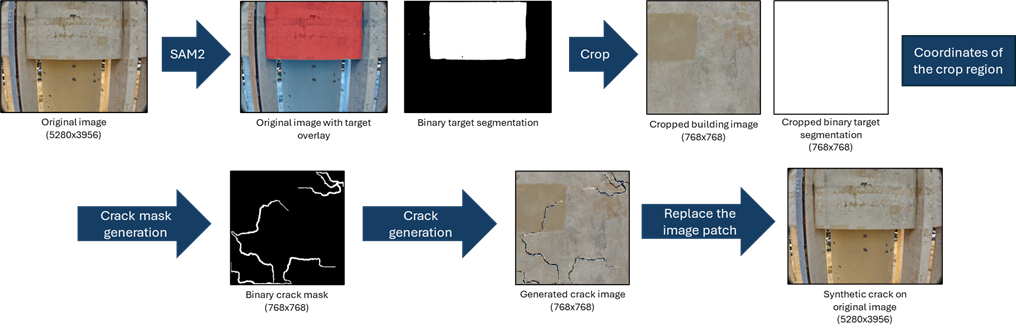
#> input picture Pipeline.png, 1016 x 332 px
$ python crop.py Pipeline.png Pipeline.png
#> lines starting #> are read from the running program, lines starting #| are printed output that depends on the picture
import numpy as np
from PIL import Image
import argparse
import os
import json

def random_crop_from_mask(image: Image.Image, mask: Image.Image, crop_size=768):
    """
    Randomly crop a patch from the target region defined by the mask.
    If target region smaller than crop_size, crop the region itself.

    Returns:
        cropped_image, cropped_mask, crop_coords (x_start, y_start, x_end, y_end)
    """
    mask_np = np.array(mask)

    # Find coordinates of the target region
    ys, xs = np.where(mask_np > 0)
    if len(xs) == 0 or len(ys) == 0:
        raise ValueError("No target region found in mask.")

    # Bounding box of target region
    x_min, x_max = xs.min(), xs.max()
    y_min, y_max = ys.min(), ys.max()

    region_width = x_max - x_min + 1
    region_height = y_max - y_min + 1

    # Determine crop coordinates
    if region_width > crop_size and region_height > crop_size:
        x_start = np.random.randint(x_min, x_max - crop_size + 1)
        y_start = np.random.randint(y_min, y_max - crop_size + 1)
        x_end = x_start + crop_size
        y_end = y_start + crop_size
    else:
        x_start, x_end = x_min, x_max + 1
        y_start, y_end = y_min, y_max + 1

    cropped_image = image.crop((x_start, y_start, x_end, y_end))
    cropped_mask = mask.crop((x_start, y_start, x_end, y_end))

    crop_coords = (x_start, y_start, x_end, y_end)
    return cropped_image, cropped_mask, crop_coords

def main():
    parser = argparse.ArgumentParser(description="Random crop a patch from segmented region.")
    parser.add_argument("image", type=str, help="Path to input image")
    parser.add_argument("mask", type=str, help="Path to binary mask")
    parser.add_argument("--out_dir", type=str, default=".", help="Output directory (default: current directory)")
    parser.add_argument("--crop_size", type=int, default=768, help="Size of the crop patch (default: 768)")

    args = parser.parse_args()

    os.makedirs(args.out_dir, exist_ok=True)

    image = Image.open(args.image)
#> image is the input picture: PIL image 1016x332 RGBA; mean R, G, B, A 50, 50, 50.4, 111.8
    mask = Image.open(args.mask).convert("L")
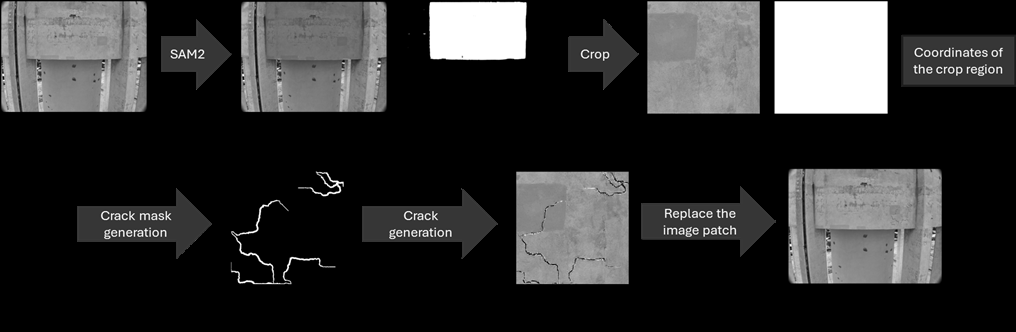
#> mask: PIL image 1016x332 L; min 0, max 255, mean 50

    cropped_img, cropped_mask, crop_coords = random_crop_from_mask(image, mask, args.crop_size)
#> in random_crop_from_mask, `x_min, x_max = xs.min(), xs.max()`: x_min = 1; x_max = 1015
#> in random_crop_from_mask, `y_min, y_max = ys.min(), ys.max()`: y_min = 1; y_max = 284
#> in random_crop_from_mask, `region_width = x_max - x_min + 1`: region_width = 1015
#> in random_crop_from_mask, `region_height = y_max - y_min + 1`: region_height = 284
#> in random_crop_from_mask, `x_start, x_end = x_min, x_max + 1`: x_start = 1; x_end = 1016
#> in random_crop_from_mask, `y_start, y_end = y_min, y_max + 1`: y_start = 1; y_end = 285
#> in random_crop_from_mask, `cropped_image = image.crop((x_start, y_start, x_end, y_end))`:
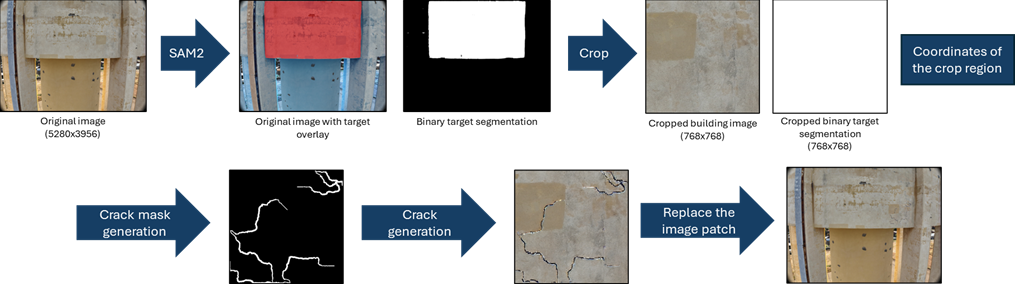
#> cropped_image: PIL image 1015x284 RGBA; mean R, G, B, A 58.5, 58.5, 58.9, 129.5; transparent parts drawn white
#> in random_crop_from_mask, `cropped_mask = mask.crop((x_start, y_start, x_end, y_end))`:
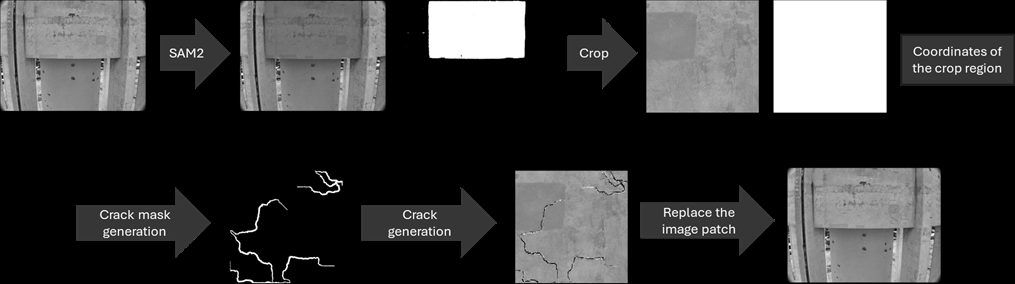
#> cropped_mask: PIL image 1015x284 L; min 0, max 255, mean 58.5
#> in random_crop_from_mask, `crop_coords = (x_start, y_start, x_end, y_end)`: crop_coords = (1, 1, 1016, 285)
#> crop_coords = (1, 1, 1016, 285)

    # Use input image name for outputs
    base_name = os.path.splitext(os.path.basename(args.image))[0]

    cropped_img_path = os.path.join(args.out_dir, f"{base_name}_cropped.png")
    cropped_mask_path = os.path.join(args.out_dir, f"{base_name}_cropped_mask.png")
    coords_path = os.path.join(args.out_dir, f"{base_name}_crop_coords.json")

    cropped_img.save(cropped_img_path)
    cropped_mask.save(cropped_mask_path)

    # Save crop coordinates
    with open(coords_path, "w") as f:
#> (the run stopped early here; a loop or call above may not have finished)
